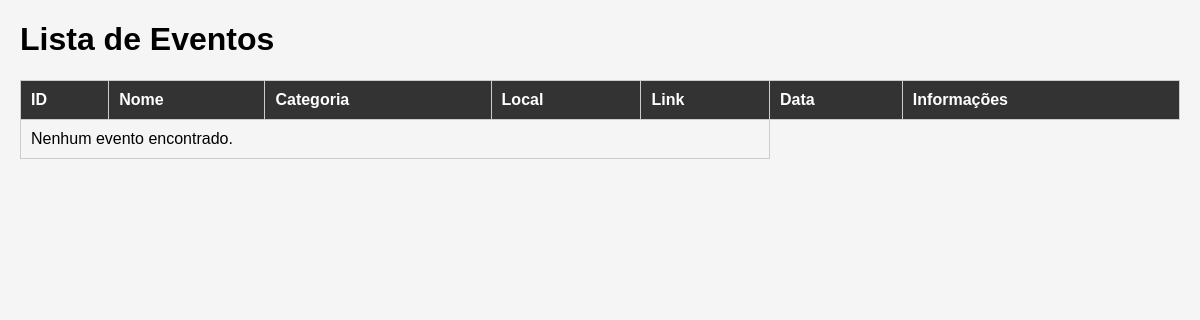
/, run on an earlier commit of the app's database.
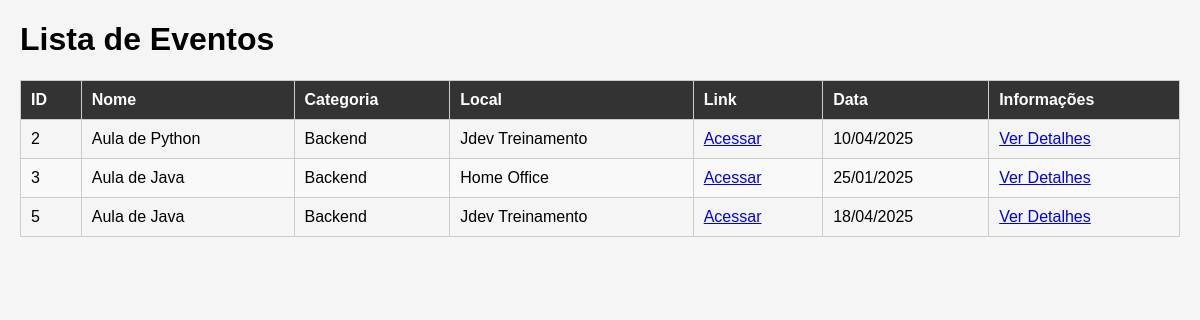
And on a later commit of the database.
### agenda/models.py (models this page shows, shortened)
class Evento(models.Model):
    nome = models.CharField(max_length=256)
    categoria = models.ForeignKey("Categoria", on_delete=models.SET_NULL, null=True)
    local = models.CharField(max_length=256, blank=True)
    link = models.CharField(max_length=256, blank=True)
    data = models.DateField(null=True)
    participantes=models.IntegerField(default=0)

class Categoria(models.Model):  # ORM mapeia alguns atributos dessa classe para banco de dados
    nome = models.CharField(max_length=256,unique=True)

### agenda/views.py (the view)
# urls.py: path("", listar_eventos, name="listar_eventos_raiz"),
def listar_eventos(request):
    eventos = Evento.objects.filter(data__gte=date.today())
    return render(request=request, context={"eventos": eventos}, template_name="agenda/listar_eventos.html")

### agenda/templates/agenda/listar_eventos.html (shortened to what this page needs)
<!DOCTYPE html>
<html lang="en">
<head>
</head>
<body>
    <h1>Lista de Eventos</h1>
    <table>
        <thead>
            <tr>
                <th>ID</th>
                <th>Nome</th>
                <th>Categoria</th>
                <th>Local</th>
                <th>Link</th>
                <th>Data</th>
                <th>Informações</th>
            </tr>
        </thead>
        <tbody>
            {% for evento in eventos %}
                <tr>
                    <td>{{ evento.id }}</td>
                    <td>{{ evento.nome }}</td>
                    <td>{{ evento.categoria.nome }}</td>
                    <td>
                        {% if evento.local %}
                            {{ evento.local }}
                        {% else %}
                            Não informado
                        {% endif %}
                    </td>
                    <td>
                        {% if evento.link %}
                            <a href="{{ evento.link }}" target="_blank">Acessar</a>
                        {% else %}
                            A Definir
                        {% endif %}
                    </td>
                    <td>
                        {% if evento.data %}
                            {{ evento.data | date:"d/m/Y"}}
                        {% else %}
                            A definir
                        {% endif %}
                    </td>
                    <td><a href="{% url 'exibir_evento' evento.id %}">Ver Detalhes</td>
                </tr>
            {% empty %}
                <tr>
                    <td colspan="5">Nenhum evento encontrado.</td>
                </tr>
            {% endfor %}
        </tbody>
    </table>
</body>
</html>

### agenda/templates/agenda/listar_eventos.html (style rules this page uses)
body { font-family: Arial, sans-serif; margin: 20px; background-color: #f5f5f5; }
table { width: 100%; border-collapse: collapse; margin-top: 20px; }
th, td { border: 1px solid #ccc; padding: 10px; text-align: left; }
th { background-color: #333; color: #fff; }
tr:nth-child(even) { background-color: #f9f9f9; }

What changed in the data, as far as the page shows it:
added Evento: id "2", nome "Aula de Python", categoria.nome "Backend", local "Jdev Treinamento", data "10/04/2025"
added Evento: id "3", nome "Aula de Java", categoria.nome "Backend", local "Home Office", data "25/01/2025"
added Evento: id "5", nome "Aula de Java", categoria.nome "Backend", local "Jdev Treinamento", data "18/04/2025"
Also different on the page:
text no longer shown: "Nenhum evento encontrado."
